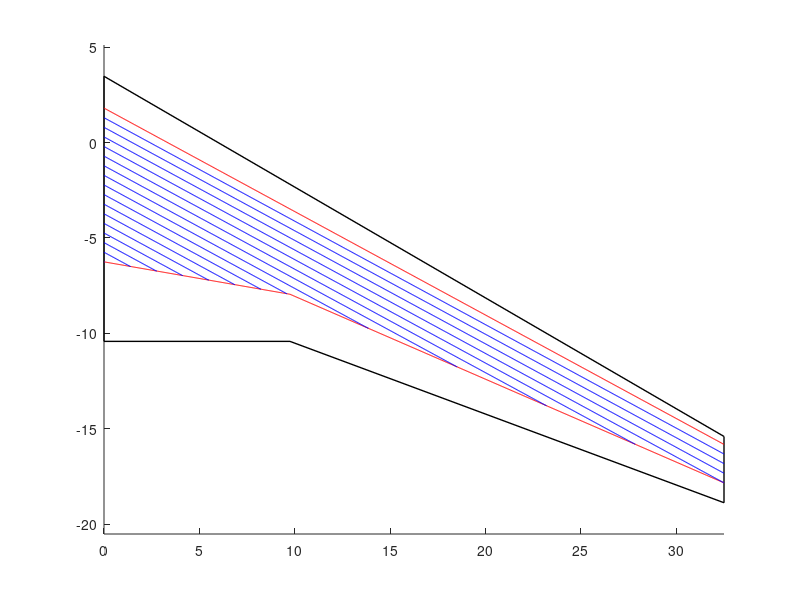

Here is the MATLAB script that generated this plot:
clear
clf
clc

% parameters
area = 482; % m^2
wing_span = 65; % m
taper_ratio = 0.25;
quarter_chord_sweep = 26.6; % degrees
trailing_edge_kink = 0.3; % fraction of wing span
area_ratio = 0.0939; % cross-sectional area as a proportion of c^2

% simple design
total_chord = 1 + 1 / taper_ratio;
tip_chord = 2 * area / (wing_span * total_chord);
root_chord = tip_chord / taper_ratio;
qcy = -wing_span / 2 * tand(quarter_chord_sweep);
le_tip = qcy + tip_chord / 4;
te_tip = qcy - 3 * tip_chord / 4;
le_root = root_chord / 4;
te_root = -3 * root_chord / 4;

% wing with trailing edge kink
kink_span = wing_span / 2 * trailing_edge_kink;
% recalculate the wing iteratively
A_tot = 0; % initialize the total area to a value larger than the target area
tip_chord2 = tip_chord;
root_chord2 = root_chord;

% iterative loop
while A_tot < area/2
    A_le = wing_span / 16 * (tip_chord2 + root_chord2);
    A_inner = kink_span / 2 * (3/2 * root_chord2 - kink_span * tand(quarter_chord_sweep));
    A_outer = (wing_span / 2 - kink_span)/2 * (3/4 * root_chord2 - kink_span * tand(quarter_chord_sweep) + 3/4 * tip_chord2);
    A_tot = A_le + A_inner + A_outer;
    root_chord2 = root_chord2 + 1e-3;
    tip_chord2 = root_chord2 * taper_ratio;
end

qcy = -wing_span / 2 * tand(quarter_chord_sweep);
le_tip = qcy + tip_chord2 / 4;
te_tip = qcy - 3 * tip_chord2 / 4;
le_root = root_chord2 / 4;
te_root = -3 * root_chord2 / 4;

% draw the wing
hold on
plot([0, wing_span / 2], [le_root, le_tip], 'k-', 'LineWidth', 1)
plot([0, kink_span], [te_root, te_root], 'k-', 'LineWidth', 1)
plot([kink_span, wing_span / 2], [te_root, te_tip], 'k-', 'LineWidth', 1)
plot([0, 0], [le_root, te_root], 'k-', 'LineWidth', 1)
plot([wing_span / 2, wing_span / 2], [le_tip, te_tip], 'k-', 'LineWidth', 1)
axis equal

% get chord and spars
x = linspace(0, wing_span/2, 1000);
le = le_root + (le_tip - le_root) .* x ./ (wing_span / 2);
te1 = te_root + (te_root - te_tip) .* (kink_span - x) ./ ((wing_span / 2) - kink_span);
te = min(te_root, te1);
chord = le - te;
% front spar/ 
front_spar = le - 0.12 * chord;
rear_spar = te + 0.3 * chord;
front_spar = linspace(front_spar(1), front_spar(end), 1000);
plot(x, front_spar, "r-")
plot(x, rear_spar, "r-")

% stringer layout
tip_stringers = 3; % number of stringers at the top
stringer_spacing = (front_spar(end) - rear_spar(end)) / (tip_stringers + 1);
for i = 1:tip_stringers * 6
    stringer_pos = max(rear_spar, front_spar - i * stringer_spacing);
    end_pos = 1000;
    if any(stringer_pos == rear_spar)
        end_pos = find(stringer_pos == rear_spar, 1);
    end
    plot(x(1:end_pos), stringer_pos(1:end_pos), "b-")
end

% get the number of stringers at various locations
num_stringers = floor((front_spar - rear_spar) / stringer_spacing);
num_stringers_root = num_stringers(1);
num_stringers_kink = num_stringers(ceil(kink_span ./ wing_span * 2000));
